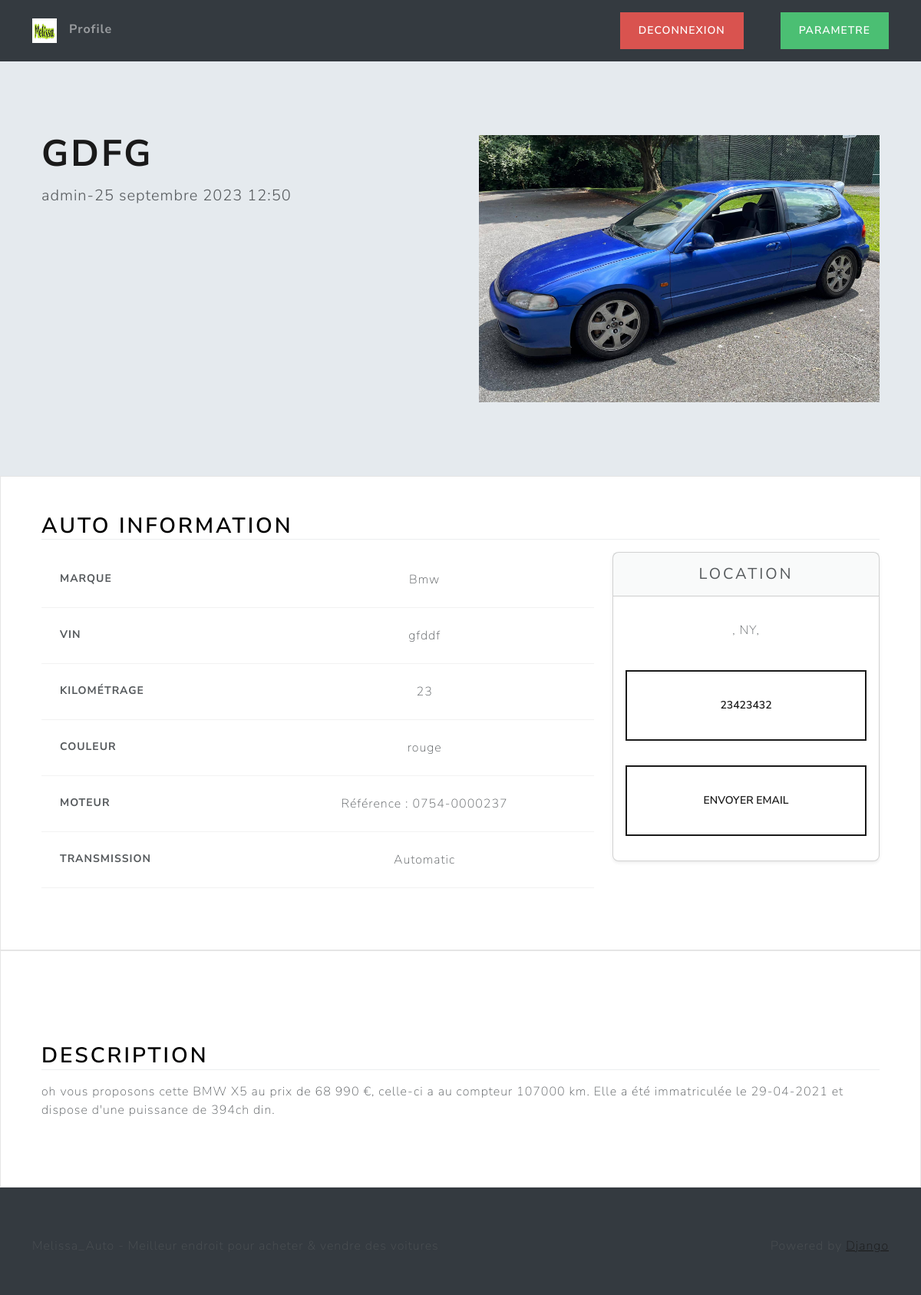
The page /listing/da8d515e-c71d-47a6-b015-a93385311a36 (signed in) on the database its author committed.
### main/models.py (models this page shows, shortened)
class Listing(models.Model):
    id= models.UUIDField(primary_key=True,default=uuid.uuid4,unique=True,editable=False)
    created_at= models.DateTimeField(auto_now_add=True)
    updated_at = models.DateTimeField(auto_now=True)
    seller= models.ForeignKey(Profile,on_delete=models.CASCADE)
    brand= models.CharField(max_length=100,choices=CAR_BRANDS,default=None,verbose_name="Marque")
    model=models.CharField(max_length=100,verbose_name="modele")
    vin=models.CharField(max_length=50)
    mileage=models.IntegerField(default=0,verbose_name="kilométrage")
    color= models.CharField(max_length=50,null=True)
    description=models.TextField(null=True)
    engine = models.CharField(max_length = 150,null=True)
    transmission= models.CharField(max_length=150,choices=TRANSMISSION_OPTIONS,default=None)
    location=models.OneToOneField(Location,on_delete=models.SET_NULL,null=True)
    image=models.ImageField(upload_to=user_listing_path,null=True)
    class Meta:
        verbose_name_plural = " Vehicules Enregistrée(s)"

### users/models.py (models this page shows, shortened)
class Profile(models.Model):
    user = models.OneToOneField(User,on_delete=models.CASCADE)
    photo=models.ImageField(null=True,upload_to=user_directory_path,blank=True)
    bio=models.CharField(max_length=140,blank=True)
    phone_number= models.CharField(max_length=12,blank=True)
    location = models.OneToOneField(Location, on_delete=models.SET_NULL,null=True)

class Location(models.Model):
    address_1 = models.CharField(max_length = 150,blank=True)
    address_2 = models.CharField(max_length = 150,blank=True)
    city = models.CharField(max_length = 150,blank=True)
    state=USStateField(default='NY')
    zip_code=USZipCodeField(blank=True)

### main/views.py (the view)
# urls.py: path('listing/<str:id>',listing_view,name='listing'),
@login_required
def listing_view(request,id):
    try :
        listing=Listing.objects.get(id=id)
        if listing is None:
            raise Exception
        return render(request,'views/listing.html',{'listing':listing, })
    except Exception as e:
        messages.error(request,f'invalid {id}')
        return redirect('home')

### main/templates/views/listing.html (shortened to what this page needs)
{% extends "base/base.html" %}
{% load static %}
{% block 'body' %}
<main>
<section class="container col-xxl-8 px-4 py-5">
    <div class="row flex-lg-row-reverse align-content-center g-5 py-5">
        <div class="col-10 col-sm-8 col-lg-6">
            <img src="{{listing.image.url}}" class="d-block mx-lg-auto img-fluid" width="1920" height="1080" loading="lazy">
        </div>
                <div class="col-lg-6">
                    <h1 class="display-5 fw-bold lh-1 mb-3">{{listing.model}}</h1>
                    <p class="lead">{{listing.seller.user.username}}-{{listing.updated_at}}</p>
                </div>
    </div>
</section>
<section>
<div class="bg-light">
    <div class="container px-4 py-5">
        <h2 class="mb-3 border-bottom" style="color:black">Auto Information</h2>
        <div class="row row-cols-1 row-cols-md-3 mb-3 text-center">
            <div class="col-lg-8">
                <div class="table-responsive">
                    <table class="table text-center">
                        <tbody>
                            <tr>
                                <th scope="row" class="text-start">Marque</th>
                                <td> {{listing.brand|capfirst}}</td>
                            </tr>
                            <tr>
                                <th scope="row" class="text-start">Vin</th>
                                <td> {{listing.vin}}</td>
                            </tr>
                            <tr>
                                <th scope="row" class="text-start">Kilométrage</th>
                                <td> {{listing.mileage}}</td>
                            </tr>
                            <tr>
                                <th scope="row" class="text-start">Couleur</th>
                                <td> {{listing.color}}</td>
                            </tr>
                            <tr>
                                <th scope="row" class="text-start">Moteur</th>
                                <td> {{listing.engine}}</td>
                            </tr>
                             <tr>
                                <th scope="row" class="text-start">Transmission</th>
                                <td> {{listing.transmission|capfirst}}</td>
                            </tr>
                        </tbody>
                    </table>
                </div>
            </div>
            <div class="col-lg-4">
                 <div class="card mb-4 rounded-3 shadow-sm">
                     <div class="card-header py-3">
                        <h4 class="my-0 fw-normal">Location</h4>
                    </div>
                    <div class="card-body">
                    <ul class="list-unstyled mt-3 mb-4">
                        <li>{{listing.location.city}}, {{listing.location.state}}, {{listing.location.zip}}</li>
                    </ul>
                    <button class="w-100 btn btn-lg btn-outline-primary my-3">{{listing.seller.phone_number}}</button>
                    <button id="sendEmail" class="w-100 btn btn-lg btn-outline-primary my-3">Envoyer Email</button>
                    </div>
                </div>
                </div>
            </div>
        </div>
    </div>
 </section>
 <div class="bg-light">
 <div class="container px-4 py-4">
 </div>
 <div class="container px-4 py-4">
    <div class="row g-4 py-5">
        <div class="col d-flex align-items-start">
            <div>
                <h2 class="mb-3 border-bottom" style="color:black">Description</h2>
                <p>{{listing.description}}</p>
            </div>
         </div>
     </div>
 </div>
  </div>
</main>
{% endblock 'body' %}

### main/static/css/style.css (style rules this page uses)
html, body { height: 100%; }
body { align-items: center; padding-bottom: 40px; background-color: #e5eaee; }
.h2, h2 { color: white; }

### rows shown on the page
Listing: image (picture), model "GDFG", seller.user.username "admin", updated_at "25 septembre 2023 12:50", brand "Bmw", vin "gfddf", mileage "23", color "rouge", engine "Référence : 0754-0000237", transmission "Automatic", location.state "NY", seller.phone_number "23423432", description "oh vous proposons cette BMW X5 au prix de 68 990 €, celle-ci a au compteur 107000 km. Elle a été immatriculée le 29-04-2021 et dispose d'une puissance de 394ch din."
